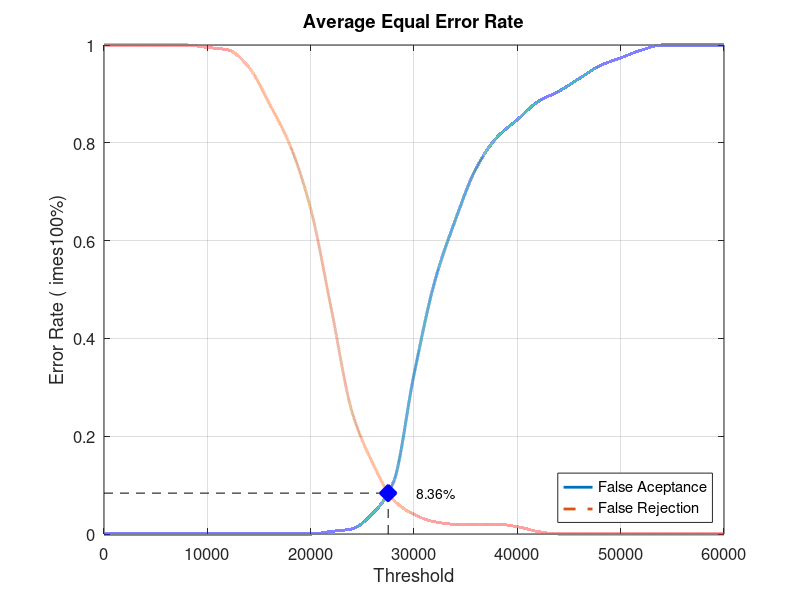
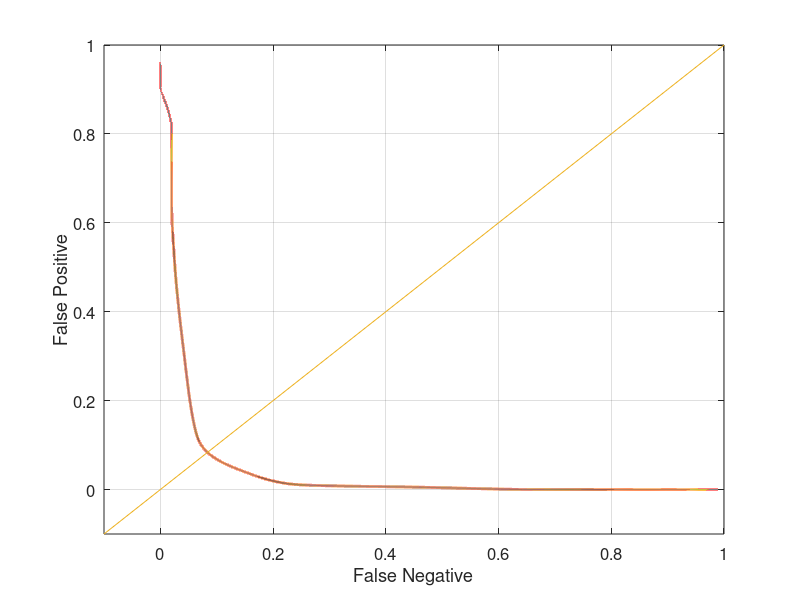

These figures' MATLAB source, in order:
close all;
clear;
clc;
x = 0:2000:60000;
xq = 0:0.5:60000;

y0 = [0 0 0 0 0 0 0 0 0 0 0 0.00526316 0.0105263 0.0421053 0.105263 0.326316 0.515789 0.642105 0.747368 0.810526 0.847368 0.884211 0.905263 0.931579 0.957895 0.973684 0.989474 1 1 1 1]
yy0 = interp1(x, y0, xq, 'pchip');
y1 = [1 1 1 1 1 0.995 0.99 0.955 0.88 0.795 0.665 0.46 0.25 0.145 0.07 0.04 0.025 0.02 0.02 0.02 0.015 0.005 0 0 0 0 0 0 0 0 0]
yy1 = interp1(x, y1, xq, 'pchip');

% Calculating EER: 
y2 = abs(y0 - y1);
find(y2 == min(y2))
yy2 = abs(yy0 - yy1);
xEER = find(yy2 == min(yy2));
xEERIndex = xq(xEER) % X-axis EER
yEER = yy0(xEER) % Y-axis EER

main = figure
plot(xq, yy0,'-','LineWidth', 2);	hold on
plot(xq, yy1,'--','LineWidth', 2);	hold on
plot([xEERIndex xEERIndex], [0 yEER], 'k--');	hold on
plot([0 xEERIndex], [yEER yEER], 'k--');	hold on
plot(xEERIndex, yEER, 'bx', 'LineWidth', 10);	hold on
text(xEERIndex + 10 * xEERIndex / 100, yEER, [num2str(round((10000 * yEER)) / 100) '%'])
legend('False Aceptance', 'False Rejection', 'Location', 'SouthEast')
xlabel('Threshold')
ylabel('Error Rate (	imes100%)')
title('Average Equal Error Rate')
set(gca, 'FontSize', 12)
axis([0 60000 0 1])
grid on

print(main, 'Database4_3Main', '-dpng');
FNRxFPR = figure('Color', [1 1 1]);
plot(yy1, yy0, '-', yy1, yy0, 'LineWidth', 2);
hold on
y = -0.1:0.1:1
plot(y, y); 
set(gca, 'FontSize', 12)
xlabel('False Negative')
ylabel('False Positive')
axis([-0.1 1 -0.1 1])
set(gca, 'FontSize', 12)
grid on

print(FNRxFPR, 'Database4_3FNRxFPR','-dpng');
